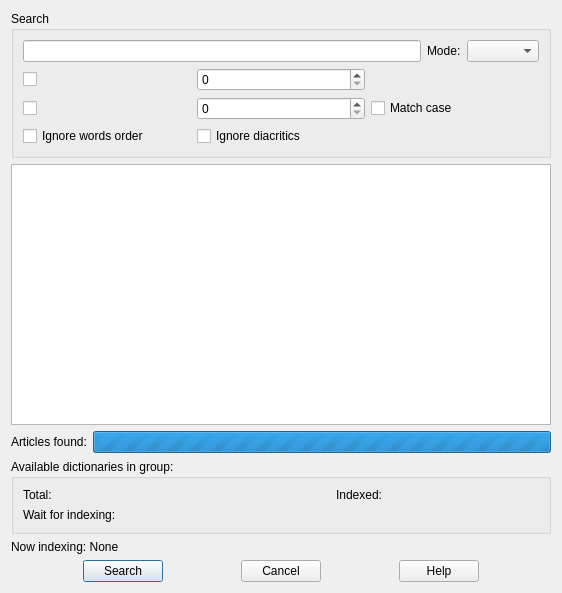
<?xml version="1.0" encoding="UTF-8"?>
<ui version="4.0">
 <class>FullTextSearchDialog</class>
 <widget class="QDialog" name="FullTextSearchDialog">
  <property name="geometry">
   <rect>
    <x>0</x>
    <y>0</y>
    <width>562</width>
    <height>593</height>
   </rect>
  </property>
  <property name="minimumSize">
   <size>
    <width>430</width>
    <height>450</height>
   </size>
  </property>
  <property name="windowTitle">
   <string/>
  </property>
  <layout class="QVBoxLayout" name="verticalLayout_2">
   <item>
    <widget class="QGroupBox" name="groupBox">
     <property name="title">
      <string>Search</string>
     </property>
     <layout class="QVBoxLayout" name="verticalLayout">
      <item>
       <layout class="QHBoxLayout" name="horizontalLayout_5">
        <item>
         <widget class="QLineEdit" name="searchLine"/>
        </item>
        <item>
         <widget class="QLabel" name="label_8">
          <property name="text">
           <string>Mode:</string>
          </property>
         </widget>
        </item>
        <item>
         <widget class="QComboBox" name="searchMode"/>
        </item>
       </layout>
      </item>
      <item>
       <layout class="QGridLayout" name="fulltext_option_container">
        <property name="sizeConstraint">
         <enum>QLayout::SetMinAndMaxSize</enum>
        </property>
        <item row="1" column="1">
         <widget class="QSpinBox" name="articlesPerDictionary"/>
        </item>
        <item row="0" column="1">
         <widget class="QSpinBox" name="distanceBetweenWords"/>
        </item>
        <item row="1" column="2">
         <widget class="QCheckBox" name="matchCase">
          <property name="text">
           <string>Match case</string>
          </property>
         </widget>
        </item>
        <item row="0" column="0">
         <widget class="QCheckBox" name="checkBoxDistanceBetweenWords">
          <property name="text">
           <string/>
          </property>
         </widget>
        </item>
        <item row="1" column="0">
         <widget class="QCheckBox" name="checkBoxArticlesPerDictionary">
          <property name="text">
           <string/>
          </property>
         </widget>
        </item>
        <item row="2" column="0">
         <widget class="QCheckBox" name="checkBoxIgnoreWordOrder">
          <property name="text">
           <string>Ignore words order</string>
          </property>
         </widget>
        </item>
        <item row="2" column="1">
         <widget class="QCheckBox" name="checkBoxIgnoreDiacritics">
          <property name="text">
           <string>Ignore diacritics</string>
          </property>
         </widget>
        </item>
       </layout>
      </item>
     </layout>
    </widget>
   </item>
   <item>
    <widget class="QListView" name="headwordsView"/>
   </item>
   <item>
    <layout class="QHBoxLayout" name="horizontalLayout">
     <item>
      <widget class="QLabel" name="articlesFoundLabel">
       <property name="minimumSize">
        <size>
         <width>0</width>
         <height>21</height>
        </size>
       </property>
       <property name="text">
        <string>Articles found:</string>
       </property>
      </widget>
     </item>
     <item>
      <widget class="QProgressBar" name="searchProgressBar">
       <property name="maximum">
        <number>0</number>
       </property>
       <property name="value">
        <number>-1</number>
       </property>
       <property name="alignment">
        <set>Qt::AlignCenter</set>
       </property>
      </widget>
     </item>
    </layout>
   </item>
   <item>
    <widget class="QGroupBox" name="groupBox_2">
     <property name="title">
      <string>Available dictionaries in group:</string>
     </property>
     <layout class="QGridLayout" name="gridLayout">
      <item row="1" column="0" colspan="2">
       <widget class="QLabel" name="label_3">
        <property name="text">
         <string>Wait for indexing:</string>
        </property>
       </widget>
      </item>
      <item row="0" column="2">
       <widget class="QLabel" name="totalDicts">
        <property name="text">
         <string/>
        </property>
       </widget>
      </item>
      <item row="0" column="4">
       <widget class="QLabel" name="readyDicts">
        <property name="text">
         <string/>
        </property>
       </widget>
      </item>
      <item row="0" column="0">
       <widget class="QLabel" name="label">
        <property name="text">
         <string>Total:</string>
        </property>
       </widget>
      </item>
      <item row="0" column="3">
       <widget class="QLabel" name="label_2">
        <property name="text">
         <string>Indexed:</string>
        </property>
       </widget>
      </item>
      <item row="1" column="2">
       <widget class="QLabel" name="toIndexDicts">
        <property name="text">
         <string/>
        </property>
       </widget>
      </item>
     </layout>
    </widget>
   </item>
   <item>
    <widget class="QLabel" name="nowIndexingLabel">
     <property name="text">
      <string>Now indexing: None</string>
     </property>
    </widget>
   </item>
   <item>
    <layout class="QHBoxLayout" name="horizontalLayout_3">
     <item>
      <spacer name="horizontalSpacer_2">
       <property name="orientation">
        <enum>Qt::Horizontal</enum>
       </property>
       <property name="sizeHint" stdset="0">
        <size>
         <width>40</width>
         <height>20</height>
        </size>
       </property>
      </spacer>
     </item>
     <item>
      <widget class="QPushButton" name="OKButton">
       <property name="text">
        <string>Search</string>
       </property>
       <property name="autoDefault">
        <bool>false</bool>
       </property>
       <property name="default">
        <bool>true</bool>
       </property>
      </widget>
     </item>
     <item>
      <spacer name="horizontalSpacer_4">
       <property name="orientation">
        <enum>Qt::Horizontal</enum>
       </property>
       <property name="sizeHint" stdset="0">
        <size>
         <width>40</width>
         <height>20</height>
        </size>
       </property>
      </spacer>
     </item>
     <item>
      <widget class="QPushButton" name="cancelButton">
       <property name="text">
        <string>Cancel</string>
       </property>
      </widget>
     </item>
     <item>
      <spacer name="horizontalSpacer">
       <property name="orientation">
        <enum>Qt::Horizontal</enum>
       </property>
       <property name="sizeHint" stdset="0">
        <size>
         <width>40</width>
         <height>20</height>
        </size>
       </property>
      </spacer>
     </item>
     <item>
      <widget class="QPushButton" name="helpButton">
       <property name="text">
        <string>Help</string>
       </property>
      </widget>
     </item>
     <item>
      <spacer name="horizontalSpacer_3">
       <property name="orientation">
        <enum>Qt::Horizontal</enum>
       </property>
       <property name="sizeHint" stdset="0">
        <size>
         <width>40</width>
         <height>20</height>
        </size>
       </property>
      </spacer>
     </item>
    </layout>
   </item>
  </layout>
 </widget>
 <tabstops>
  <tabstop>headwordsView</tabstop>
  <tabstop>checkBoxDistanceBetweenWords</tabstop>
  <tabstop>distanceBetweenWords</tabstop>
  <tabstop>checkBoxArticlesPerDictionary</tabstop>
  <tabstop>articlesPerDictionary</tabstop>
  <tabstop>matchCase</tabstop>
  <tabstop>OKButton</tabstop>
  <tabstop>cancelButton</tabstop>
 </tabstops>
 <resources/>
 <connections/>
</ui>
